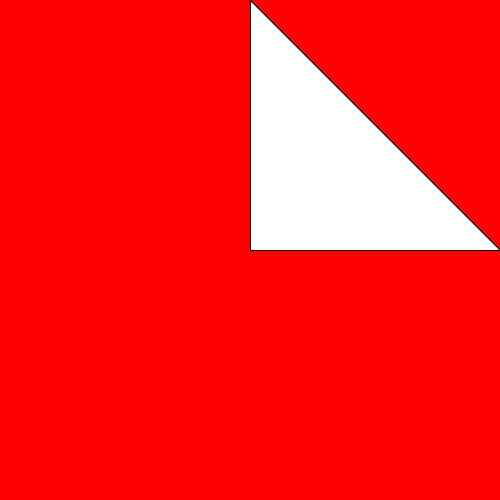
Frame 1 (no input)
Frame 60 (the mouse pressed at the canvas centre just before this capture): identical to frame 1, image omitted
Frame 120 (the mouse held since frame 60 and released just before this capture): blank canvas, image omitted

The Processing sketch that drew this single still picture (run headless with seeded random() and noise(); from frame 60 on, the mouse is pressed at the canvas centre):

// Processing sketch: Code_day2_2015
// ── Code_day2_2015.pde
int xPos;
int yPos;
boolean triangleColorChange;


void setup(){
 size(500,500);
 color(255,0,0);
 xPos = 0;
 yPos = height/2;
}

void draw(){
  background(255,0,0);
  if(mouseX >= xPos || mouseX >= yPos + 200){
    triangleColorChange = false;
  }
  if(mouseX <= xPos || mouseX <= xPos + 200){
    triangleColorChange = true;
  }
  if(triangleColorChange == true){
  triangle(width/2,height/2,height/2,0,500,height/2);
  ellipse(500,height/2,height/2,0);
  }
  println(triangleColorChange);
}
